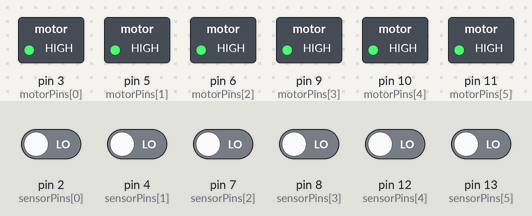
Recording of a sketch running on a simulated Arduino Uno, built with avr-gcc and run on an emulated ATmega328P. Parts: switched loads named in the sketch (green lamp = pin HIGH). Inputs (shaded band) come from the test bench; at power-on: pin 2 (sensorPins[0]), pin 4 (sensorPins[1]), pin 7 (sensorPins[2]), pin 8 (sensorPins[3]), pin 12 (sensorPins[4]), pin 13 (sensorPins[5]) LOW. What the sketch prints to the serial monitor is not drawn.

Above: at 1.3 s.
1.4 s: pin 2 (sensorPins[0]) driven HIGH and pin 4 (sensorPins[1]) driven HIGH
4.4 s: pin 4 (sensorPins[1]) driven LOW and pin 7 (sensorPins[2]) driven HIGH
7.4 s: pin 2 (sensorPins[0]) driven LOW
At 10.3 s:
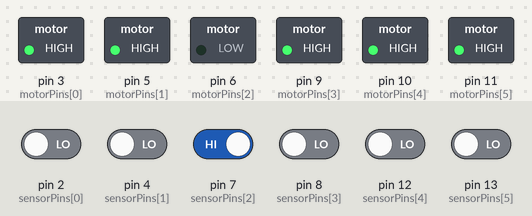
10.4 s: pin 4 (sensorPins[1]) driven HIGH
At 13.2 s:
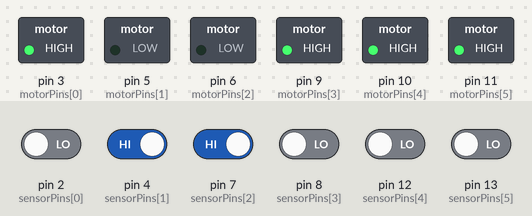
13.4 s: pin 7 (sensorPins[2]) driven LOW
At 15.6 s:
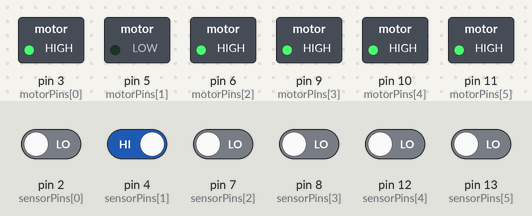
16.4 s: pin 8 (sensorPins[3]) driven HIGH
At 18.5 s:
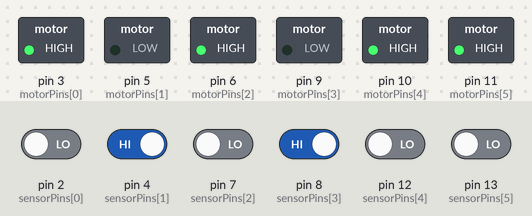
Timing chart, 0 to 20.0 s (numbered marks = the images above; inputs shaded):
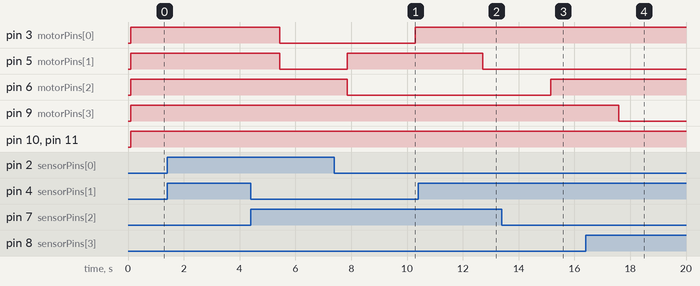

Measured:
- after the input at 1.4 s, every drawn part: stays the same
- after the input at 7.4 s, pin 3 (motorPins[0]): LOW → HIGH after 2.9 s
- after the input at 10.4 s, pin 5 (motorPins[1]): HIGH → LOW after 2.3 s
- after the input at 13.4 s, pin 6 (motorPins[2]): LOW → HIGH after 1.8 s
- after the input at 16.4 s, pin 9 (motorPins[3]): HIGH → LOW after 1.2 s

The sketch:

all_Test_m2_shy_timer_FITOedit.ino
```cpp
///// test code for gibbon-II
#include <Thread.h>
#include <ThreadController.h>

const int totalSensors = 6;
int sensors[totalSensors];
int sensorPins [totalSensors] = {2, 4, 7, 8, 12, 13};
int motorPins [totalSensors] = {3, 5, 6, 9, 10, 11};
float initRiseTime, initResetTime, initShyTime, durShyTime, resetShyTime;
bool riseTrigger = false;
bool resetTrigger = false;

float riseLimit = 60000; // working time
float resetLimit = 20000; // rest time
float shyRunLimit = 15000;
float shyResetLimit = 2000;
boolean resetState = false;
boolean resetShyState = false;
boolean isTherePeople = false;
boolean stopState [totalSensors];
boolean shyRunTrigger = false;
boolean shyResetTrigger = false;

// ThreadController that will controll all threads
ThreadController controll = ThreadController();

Thread* servosThread = new Thread();
Thread sensorsThread = Thread();

void servosCallback() {
  sweep();
}

void sensorsCallback() {
  checkSensors();
}

void setup() {
  Serial.begin(115200);
  delay(100);//wait for baudrate setting finished
  for (int i = 0; i < totalSensors; i++) {
    pinMode(sensorPins[i], INPUT);
    pinMode(motorPins[i], OUTPUT);
    stopState[i] = false;
  }

  servosThread->onRun(servosCallback);
  servosThread->setInterval(1600);

  // Configure myThread
  sensorsThread.onRun(sensorsCallback);
  sensorsThread.setInterval(100);

  // Adds both threads to the controller
  controll.add(servosThread);
  controll.add(&sensorsThread); // & to pass the pointer to it

}
void loop() {
  controll.run();
  /// Running moment ////
  if (isTherePeople == false) {
    if (resetState == false) {
      if (riseTrigger == false) {
        initRiseTime = millis();
      }
      riseTrigger = true;
      eventRiseTimer();
    } else {
      /// stop moment ////
      if (resetTrigger == false) {
        initResetTime = millis();
      }
      resetTrigger = true;
      eventResetTimer();
    }
  } else {
    if (resetShyState == false) {
      if (shyRunTrigger == true) {
        initShyTime =  millis();
      }
      shyRunTrigger = true;
      shyRunTimer();
    } else {
      if (shyResetTrigger == false) {
        resetShyTime = millis();
      }
      shyResetTrigger = true;
      shyResetTimer();
    }
  }

  for (int i = 0; i < totalSensors; i++) {
    if (stopState[i]) {
      digitalWrite(motorPins[i], LOW);
      isTherePeople = true;
      Serial.print(isTherePeople);
    } else {
      digitalWrite(motorPins[i], HIGH);
      //isTherePeople = false;
    }
  }
}

void sweep() {
  String values [6] = {
    "#0 P900 S300 #1 P2100 S300",
    " #8 P900 S300 #9 P2100 S300",
    " #16 P900 S300 #17 P2100 S300",
    " #4 P700 S300 #5 P2300 S300",
    " #12 P700 S300 #13 P2300 S300",
    " #20 P700 S300 #21 P2300 S300"
  };

  for (int i = 0; i < totalSensors; i++) {
    if (sensors[i] == 1) {
      stopState[i] = true;
      switch (sensorPins[i]) {
        case 2:
          values[i] = "#0 P700 S300 #1 P2300 S300";
          break;
        case 4:
          values[i] = " #8 P700 S300 #9 P2300 S300";
          break;
        case 7:
          values[i] = " #16 P700 S300 #17 P2300 S300";
          break;
        case 8:
          values[i] = " #4 P900 S300 #5 P2100 S300";
          break;
        case 12:
          values[i] = " #12 P900 S300 #13 P2100 S300";
          break;
        case 13:
          values[i] = " #20 P900 S300 #21 P2100 S300";
          break;
        default:
          values [0] = "#0 P700 S300 #1 P2300 S300";
          values [1] = " #8 P700 S300 #9 P2300 S300";
          values [2] = " #16 P700 S300 #17 P2300 S300";
          values [3] = " #4 P900 S300 #5 P2100 S300";
          values [4] = " #12 P900 S300 #13 P2100 S300";
          values [5] = " #20 P900 S300 #21 P2100 S300";
          break;

      };
    } else {
      stopState[i] = false;
    }
  }
  if (isTherePeople == false) {
    if (resetState == false) {
      String stopCom = values[0] + values[1] + values[2] + values[3] + values[4] + values[5];
      String runCom = "#0 P700 S300 #1 P2300 S300 #8 P700 S300 #9 P2300 S300 #16 P700 S300 #17 P2300 S300 #4 P900 S300 #5 P2100 S300 #12 P900 S300 #13 P2100 S300 #20 P900 S300 #21 P2100";
      Serial.print(stopCom);
      //    delay(20);
      Serial.print("\r");
      Serial.print("#3 P1130 S3500 #15 P1130 S3500 #11 P1130 S3500 #7 P1130 S3500 #19 P1130 S3500 #23 P1130 S3500");
      Serial.print("\r");
      delay(800);
      Serial.print(runCom);
      //    delay(20);
      Serial.print("\r");
      Serial.print("#3 P650 S1000 #15 P650 S1000 #11 P650 S1000 #7 P650 S1000 #19 P650 S1000 #23 P650 S1000");
      Serial.print("\r");
      delay(3000);
    }
    else {
      String stopCom = "#0 P2150 S400 #1 P850 S400 #8 P2150 S400 #9 P850 S400 #16 P2200 S400 #17 P800 S400 #4 P1700 S250 #5 P1300 S250 #12 P1700 S250 #13 P1300 S250 #20 P1700 S250 #21 P1300 S250";
      Serial.print(stopCom);
      delay(20);
      Serial.print("\r");
      //    for (int i = 0; i < totalSensors; i++) {
      //      digitalWrite(motorPins[i], LOW);
      //    }
      delay(800);
    }
  } else { // If isTherePeople = FALSE
//    if (resetShyState == false) {
      String stopCom = "#0 P2150 S400 #1 P850 S400 #8 P2150 S400 #9 P850 S400 #16 P2200 S400 #17 P800 S400 #4 P1700 S250 #5 P1300 S250 #12 P1700 S250 #13 P1300 S250 #20 P1700 S250 #21 P1300 S250";
      Serial.print(stopCom);
      delay(20);
      Serial.print("\r");
      delay(800);
//    }
//    else {
//      String stopCom = values[0] + values[1] + values[2] + values[3] + values[4] + values[5];
//      String runCom = "#0 P700 S300 #1 P2300 S300 #8 P700 S300 #9 P2300 S300 #16 P700 S300 #17 P2300 S300 #4 P900 S300 #5 P2100 S300 #12 P900 S300 #13 P2100 S300 #20 P900 S300 #21 P2100";
//      Serial.print(stopCom);
//      //    delay(20);
//      Serial.print("\r");
//      Serial.print("#3 P1130 S3500 #15 P1130 S3500 #11 P1130 S3500 #7 P1130 S3500 #19 P1130 S3500 #23 P1130 S3500");
//      Serial.print("\r");
//      delay(800);
//      Serial.print(runCom);
//      //    delay(20);
//      Serial.print("\r");
//      Serial.print("#3 P650 S1000 #15 P650 S1000 #11 P650 S1000 #7 P650 S1000 #19 P650 S1000 #23 P650 S1000");
//      Serial.print("\r");
//      delay(3000);
//    }
  }
}
int* checkSensors()  {
  for (int i = 0; i < totalSensors; i++) {
    sensors[i] = digitalRead(sensorPins[i]);
  }
  return sensors;
}

void eventRiseTimer() {
  if (millis() - initRiseTime > riseLimit) {
    resetState = true;
    riseTrigger = false;
    initRiseTime = millis();
  }
}

void eventResetTimer() {
  if (millis() - initResetTime > resetLimit) {
    resetState = false;
    resetTrigger = false;
    initResetTime = millis();
  }
}

void shyRunTimer() {
  if (durShyTime - initShyTime > shyRunLimit) {

    resetShyState = true;
    shyRunTrigger = false;

    //riseTrigger = false;
    //durShyTime = 0;
    //initShyTime = 0;
  }
}


void shyResetTimer() {
  if (resetShyTime - durShyTime > shyResetLimit) {

    resetShyState = false;
    shyResetTrigger = false;

    //shyRunTrigger = false;
    //resetState = false;
    //resetTrigger = false;
    //durShyTime = 0;
    //resetShyTime = 0;
  }

}
```
